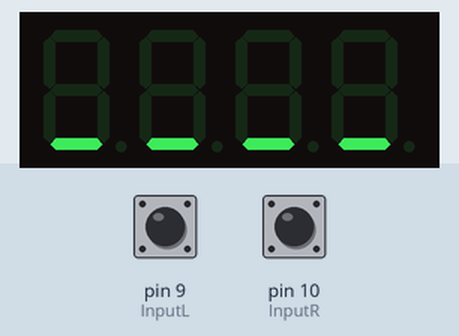
This sketch was run on a simulated Arduino Uno, built with avr-gcc and run on an emulated ATmega328P. Shown: 4-digit seven-segment display. The inputs (shaded band) are chosen by the test bench; at power-on: pin 9 (InputL) HIGH, pin 10 (InputR) HIGH.

Above: at 5.6 s.
5.7 s: pin 9 (InputL) pulled LOW for 0.15 s
At 5.95 s:
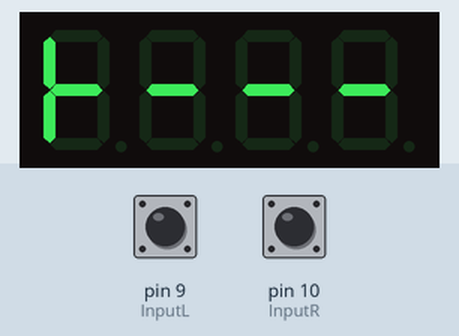
8.7 s: pin 10 (InputR) pulled LOW for 0.15 s
At 10.1 s:
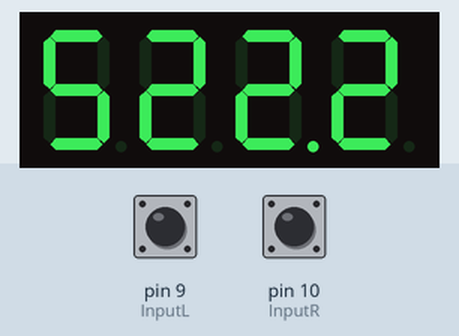
11.8 s: pin 10 (InputR) pulled LOW for 1 s
At 13.95 s:
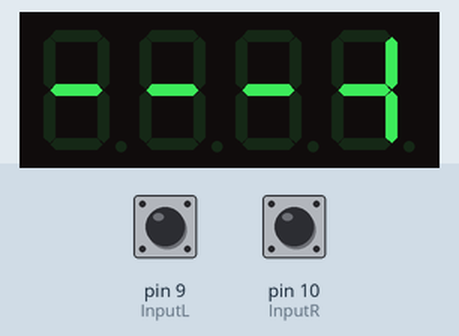
15.8 s: pin 9 (InputL) pulled LOW for 1 s
At 16.7 s:
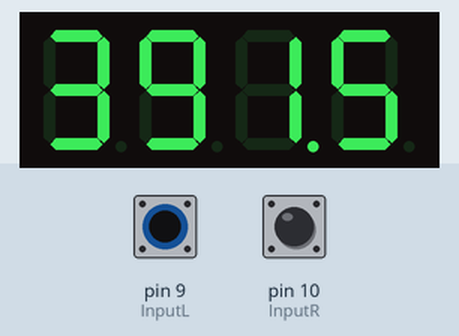
19.8 s: pin 9 (InputL) pulled LOW for 3.2 s
At 21.7 s:
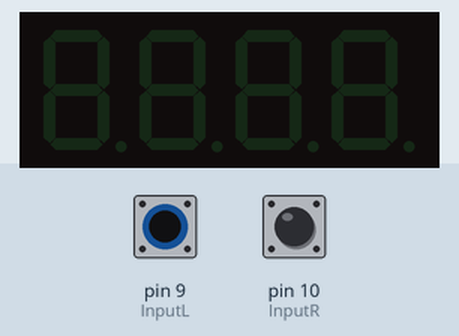
Timing chart, 0 to 23.2 s (numbered marks = the images above; inputs shaded):
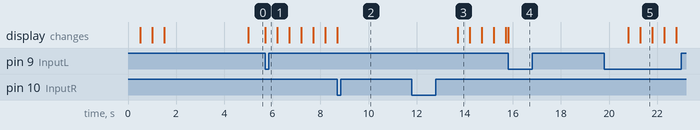

The sketch:

Septillion-SpeedOmeter.ino
```cpp
/***************************************************
  SpeedOmeter v1.1 - Speedometer for modelrailroad
  Created by Timo Engelgeer (Septillion), May 30, 2015
  Based on Speedometer bij Max Roodveldt

  Calculates the (scale) speed of a (model) train based on two
  detections on the layout. This can be any kind you like.

****************************************************/
byte me;
#define SPEEDOMETER_VERSION "v1.1"
/***** Configuration *******************************
  The Speedometer is made very versatile. So in order to make it work with
  your setup you have to configure it. The next few blocks will guide you to
  the configuration.

  -- Display --
  Because you can use different displays with Speedometer you have to select
  the correct one.
  1 SSD1306 128x64 OLED display (I2C, default address 0x3C)
  2 Adafruit 7-segment display (I2C, default address is 0x70)

****************************************************/
#define LCD_TYPE 2

/**-- Sensor --
  It doesn't matter what kind of sensor you use. This can be an active low
  (signal goes low when train passes) or active high (signal goes high when
  train passes).

  Comment the line below for active low.
  #define ACTIVE_LOW    for active low  (uncommented)
  //#define ACTIVE_LOW  for active high (commented => not defined)

  Analoog komt nog ;)
**/
#define ACTIVE_LOW

/**-- Pins --
  To which pins are the sensors connected? Left and Right respectively
**/
const byte InputL = 9;
const byte InputR = 10;

/**-- Settings --
  Distance =>     Distance between start of the first detector and
                  the start of the second (in mm)
  Scale =>        Scale of the layout
  TimeShowSpeed =>Time to show the speed after finishing the measurement (in ms)
  TimeOut =>      Time to ignore re-triggering the detector after
                  finishing measurement (in ms)
**/
unsigned int distance = 5000;
unsigned int scale = 87;

const unsigned int TimeShowSpeed = 5000;
const unsigned int TimeOut = 3000;

/**-- Done! --
  You are done. Upload the sketch!
**/

//SSD1306 based OLED display
#if (LCD_TYPE == 1)
  #include <SPI.h>
  #include <Wire.h>
  #include <Adafruit_GFX.h>
  #include <Adafruit_SSD1306.h>

  Adafruit_SSD1306 display(255);
  const byte I2CAdress = 0x3C;

  #define INFO_EXTEND

//Adafruit 7-segment I2C
#else if (LCD_TYPE == 2)
  #include <Wire.h>
  #include "Adafruit_LEDBackpack.h"
  #include "Adafruit_GFX.h"

  Adafruit_7segment display = Adafruit_7segment();
  const byte I2CAdress = 0x70;
  const byte DisplayBrightness = 7; // 0..15
#endif

/***** Global vars *********************************/
bool timerRuns = false; //Does the timer run?
bool direction = false; //In which direction? (false = to left, true = to right
bool ready = true;      //ready to start the clock?
byte displayScreen = 0; //Which screen is displayed last?

unsigned long startTime;      //Saved start time
unsigned long endTime;        //Saved end time
unsigned long showTimer =  -1;//Time when display started showing something

//Speed stats
unsigned int speed, maxSpeed, minSpeed, avgSpeed = 0;

/***** Default functions ***************************/

void setup() {
  //Initialize the display
  displayInit();

  //Set the input acording to the setting
  #if defined(ACTIVE_LOW)
    pinMode(InputL, INPUT_PULLUP);
    pinMode(InputR, INPUT_PULLUP);
  #else
    pinMode(InputL, INPUT);
    pinMode(InputR, INPUT);
  #endif
}

void loop(){
  //Check for a finished measurement
  if(checkInput()){
    //If so, calculate the speed and display it
    speed = calcSpeed(endTime - startTime);
    displaySpeed(speed);

    //Set timer to display it
    showTimer = millis();

    //Calc and store stats, skip for small displays
    #ifdef INFO_EXTEND
      if(speed > maxSpeed){
        maxSpeed = speed;
      }
      if(speed < minSpeed || minSpeed == 0){
        minSpeed = speed;
      }
      if(avgSpeed == 0){
        avgSpeed = speed;
      }
      else{
        avgSpeed += speed + 1;
        avgSpeed /= 2;
      }
    #endif
  }

  //As long as display timer runs we don't update the screen
  if(millis() - showTimer > TimeShowSpeed){
    //If timer runs, busy display
    if(timerRuns){
      displayBusy();
    }
    //or the idle display
    else{
      displayIdle();
    }
  }
}

/***** SpeedOmeter functions ***********************/

//Calculates the speed as a fixed point int (1 decimal), with correct rounding
unsigned int calcSpeed(unsigned long time){
  return (unsigned int)((36UL * distance * scale + (time / 2)) / time );
}

//Checks the inputs, returns true if a measurement is done, false otherwise
bool checkInput(){
  //state of the input, HIGH for detect (no matter the setting)
  bool lVal, rVal;

  //Set depending the setting
  #if defined(ACTIVE_LOW)
    lVal = !digitalRead(InputL);
    rVal = !digitalRead(InputR);
  #else
    lVal = digitalRead(InputL);
    rVal = digitalRead(InputR);
  #endif

  //Busy with timing
  if(timerRuns){
    //End when the other detector is reached
    //Save endTime, remove flag, return true because of end
    if(direction && lVal || !direction && rVal){
      endTime = millis();
      timerRuns = false;
      return true;
    }
  }
  //Not busy
  else{
    //We are ready and there is an input
    if((lVal || rVal) && ready){
      startTime = millis();
      timerRuns = true;
      ready = false;
      direction = rVal;
    }

    //Probably not ready,
    //make ready if no input at least TimeOut after ending timer
    else if(!lVal && !rVal && (millis() - endTime > TimeOut)){
      ready = true;
    }
  }

  //As long as it's not the end of the timer
  return false;
}

/***** Display functions ***************************/

//Set up the display
void displayInit(){
  //SSD1306 based OLED display
  #if (LCD_TYPE == 1)
    //Setup, clear and welkom
    display.begin(SSD1306_SWITCHCAPVCC, I2CAdress);
    display.clearDisplay();
    display.setTextSize(1);
    display.setTextColor(WHITE);
    display.setCursor(0,0);
    display.print("SpeedOmeter ");
    display.println(SPEEDOMETER_VERSION);
    display.println("Model railroad speed");
    display.println("By Timo Engelgeer");
    display.println("Septillion");
    display.print("Scale: ");
    display.println(scale);
    display.print("Dist: ");
    display.print(distance);
    display.display();
    delay(1000);

  //Adafruit 7-segment I2C
  #else if (LCD_TYPE == 2)
    byte icons[] = {0x5C, 0x63};

    // set display
    display.begin(I2CAdress);
    display.setBrightness((DisplayBrightness > 15 ? 15 : DisplayBrightness)); // 0..15

    //Start up animation
    for(byte i = 0; i < 4; i++){
      for(byte y = 0; y < 4; y++){
        display.writeDigitRaw(y + (y >= 2 ? 1 : 0), icons[(y + i) % 2] | (y == i ? 0x80 : 0x00));
      }
      display.writeDisplay();
      delay(500);
    }
  #endif
}

//Displays the speed
void displaySpeed(unsigned int speed){
  //SSD1306 based OLED display
  #if (LCD_TYPE == 1)
    byte position = 2; //to allign the speed right

    displayScreen = 2; //so we do this once

    //Clear etc
    display.clearDisplay();
    display.stopscroll();
    display.setTextColor(WHITE);
    display.setTextSize(2);
    display.setCursor(0,0);

    //Calculate the position so it's aligned to the right
    for(unsigned int test = (speed / 100); test; test /= 10){
      position--;
    }

    //Print speed
    display.print("Speed:");
    display.setTextSize(4);
    display.setCursor(position * 24,16);
    display.print(speed/10);
    display.print(",");
    display.print(speed % 10);
    display.setCursor(80, 48);
    display.setTextSize(2);
    display.print("km/h");

    display.display();

  //Adafruit 7-segment I2C
  #else if (LCD_TYPE == 2)
    byte displayPos = 4; //Position on the screen

    displayScreen = 2;//so we do this once

    //Disable blink
    display.blinkRate(0);

    //But it speed is out of reach...
    if(speed > 9999){
      //Make speed 9999 and blink
      speed = 9999;
      display.blinkRate(1);
    }

    //Print speed
    if(speed){  //if speed is not 0
      for(byte i = 0; speed && i <= 4; ++i) {
        display.writeDigitNum(displayPos--, speed % 10, i == 1);
        if(displayPos == 2) display.writeDigitRaw(displayPos--, 0x00);
        speed /= 10;
      }
    }
    else {
      display.writeDigitNum(displayPos--, 0, false);
    }

    //Fill rest with 0
    while(displayPos < 100) display.writeDigitRaw(displayPos--, 0x00);
    display.writeDisplay();
  #endif
}

//Display when the timer is started
void displayBusy(){
  //SSD1306 based OLED display
  #if (LCD_TYPE == 1)
    if(displayScreen != 3){
      displayScreen = 3; //so we do this once

      //Clear etc
      display.clearDisplay();
      display.setTextSize(2);
      display.setTextColor(WHITE);
      display.setCursor(0,0);

      //If from right to left, scroll <--
      if(direction){
        for(byte i = 0; i < 2; i++){
          display.print("<--- ");
        }
        display.startscrollleft(0x00, 0x01);
      }
      //If from left to right, scroll -->
      else{
        for(byte i = 0; i < 2; i++){
          display.print("---> ");
        }
        display.startscrollright(0x00, 0x01);
      }

      //Display the info below
      displayInfo();
      display.display();
    }

  //Adafruit 7-segment I2C
  #else if (LCD_TYPE == 2)
    if(displayScreen != 3){
      displayScreen = 3; //so we do this once

      // |---- for from left, ----| for from right
      for(byte i = 0; i < 5; i++){
        if(i == 2) display.writeDigitRaw(i++, 0x00);
        if(i == 0 && !direction){
          display.writeDigitRaw(i, 0x70);
        }
        else if(i == 4 && direction){
          display.writeDigitRaw(i, 0x46);
        }
        else{
          display.writeDigitRaw(i, 0x40);
        }
      }
      //and blink 1Hz
      display.blinkRate(2);
      display.writeDisplay();
    }
  #endif
}

//Screen to display when waiting for input
void displayIdle(){
  //SSD1306 based OLED display
  #if (LCD_TYPE == 1)
    if(displayScreen != 4){
      displayScreen = 4; //so we do this once

      //Clear, don't scroll, set size, set cursor, write
      display.clearDisplay();
      display.stopscroll();
      display.setTextSize(2);
      display.setTextColor(WHITE);
      display.setCursor(0,0);
      display.print("Wachten...");

      //And add info
      displayInfo();

      display.display();
    }


  //Adafruit 7-segment I2C
  #else if (LCD_TYPE == 2)
    if(displayScreen != 4){
      displayScreen = 4; //so we do this once
      display.blinkRate(0); //Don't blink

      // Write "____"
      for(byte i = 0; i < 5; i++){
        if(i == 2) display.writeDigitRaw(i++, 0x00);
        display.writeDigitRaw(i, 0x08);
      }
      display.writeDisplay();
    }
  #endif
}

void displayError(){

  displayScreen = 5;

}

//Display's the stats (min, max, avg, last)
void displayInfo(){
  #if (LCD_TYPE == 1)
    //Print last speed, max speed, min speed and average
    display.setTextSize(1);
    display.print("Lst: ");
    display.print(speed / 10);
    display.print(",");
    display.print(speed % 10);
    display.println("km/h");
    display.print("Max: ");
    display.print(maxSpeed / 10);
    display.print(",");
    display.print(maxSpeed % 10);
    display.println("km/h");
    display.print("Min: ");
    display.print(minSpeed / 10);
    display.print(",");
    display.print(minSpeed % 10);
    display.println("km/h");
    display.print("Avg: ");
    display.print(avgSpeed / 10);
    display.print(",");
    display.print(avgSpeed % 10);
    display.println("km/h");
  #endif
}
```

Measured:
- after the input at 5.7 s, the display: changes at once (image 1)
- after the input at 8.7 s, the display: changes at once (image 2)
- after the input at 11.8 s, the display: changes after 1.9 s (image 3)
- after the input at 15.8 s, the display: changes at once (image 4)
- after the input at 19.8 s, the display: first changes after 1.0 s (image 5 shows a later state)
- what the display in image 3 shows lasts 0.5 s, from 13.7 s to 14.2 s
